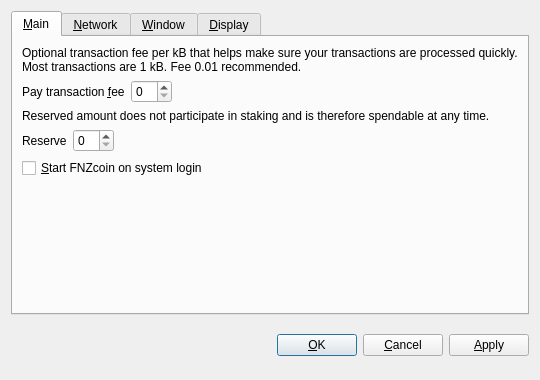
<?xml version="1.0" encoding="UTF-8"?>
<ui version="4.0">
 <class>OptionsDialog</class>
 <widget class="QDialog" name="OptionsDialog">
  <property name="geometry">
   <rect>
    <x>0</x>
    <y>0</y>
    <width>540</width>
    <height>380</height>
   </rect>
  </property>
  <property name="windowTitle">
   <string>Options</string>
  </property>
  <property name="modal">
   <bool>true</bool>
  </property>
  <layout class="QVBoxLayout" name="verticalLayout">
   <item>
    <widget class="QTabWidget" name="tabWidget">
     <property name="tabPosition">
      <enum>QTabWidget::North</enum>
     </property>
     <property name="currentIndex">
      <number>0</number>
     </property>
     <widget class="QWidget" name="tabMain">
      <attribute name="title">
       <string>&amp;Main</string>
      </attribute>
      <layout class="QVBoxLayout" name="verticalLayout_Main">
       <item>
        <widget class="QLabel" name="transactionFeeInfoLabel">
         <property name="text">
          <string>Optional transaction fee per kB that helps make sure your transactions are processed quickly. Most transactions are 1 kB. Fee 0.01 recommended.</string>
         </property>
         <property name="textFormat">
          <enum>Qt::PlainText</enum>
         </property>
         <property name="wordWrap">
          <bool>true</bool>
         </property>
        </widget>
       </item>
       <item>
        <layout class="QHBoxLayout" name="horizontalLayoutFee">
         <item>
          <widget class="QLabel" name="transactionFeeLabel">
           <property name="text">
            <string>Pay transaction &amp;fee</string>
           </property>
           <property name="textFormat">
            <enum>Qt::PlainText</enum>
           </property>
           <property name="buddy">
            <cstring>transactionFee</cstring>
           </property>
          </widget>
         </item>
         <item>
          <widget class="BitcoinAmountField" name="transactionFee"/>
         </item>
         <item>
          <spacer name="horizontalSpacerFee">
           <property name="orientation">
            <enum>Qt::Horizontal</enum>
           </property>
           <property name="sizeHint" stdset="0">
            <size>
             <width>40</width>
             <height>20</height>
            </size>
           </property>
          </spacer>
         </item>
        </layout>
       </item>
       <item>
        <widget class="QLabel" name="reserveBalanceInfoLabel">
         <property name="text">
          <string>Reserved amount does not participate in staking and is therefore spendable at any time.</string>
         </property>
         <property name="textFormat">
          <enum>Qt::PlainText</enum>
         </property>
         <property name="wordWrap">
          <bool>true</bool>
         </property>
        </widget>
       </item>
       <item>
        <layout class="QHBoxLayout" name="horizontalLayoutReserveBalance">
         <item>
          <widget class="QLabel" name="reserveBalanceLabel">
           <property name="text">
            <string>Reserve</string>
           </property>
           <property name="textFormat">
            <enum>Qt::PlainText</enum>
           </property>
           <property name="buddy">
            <cstring>reserveBalance</cstring>
           </property>
          </widget>
         </item>
         <item>
          <widget class="BitcoinAmountField" name="reserveBalance"/>
         </item>
         <item>
          <spacer name="horizontalSpacerReserveBalance">
           <property name="orientation">
            <enum>Qt::Horizontal</enum>
           </property>
           <property name="sizeHint" stdset="0">
            <size>
             <width>40</width>
             <height>20</height>
            </size>
           </property>
          </spacer>
         </item>
        </layout>
       </item>
       <item>
        <widget class="QCheckBox" name="bitcoinAtStartup">
         <property name="toolTip">
          <string>Automatically start FNZcoin after logging in to the system.</string>
         </property>
         <property name="text">
          <string>&amp;Start FNZcoin on system login</string>
         </property>
        </widget>
       </item>
       <item>
        <spacer name="verticalSpacer_Main">
         <property name="orientation">
          <enum>Qt::Vertical</enum>
         </property>
         <property name="sizeHint" stdset="0">
          <size>
           <width>20</width>
           <height>40</height>
          </size>
         </property>
        </spacer>
       </item>
      </layout>
     </widget>
     <widget class="QWidget" name="tabNetwork">
      <attribute name="title">
       <string>&amp;Network</string>
      </attribute>
      <layout class="QVBoxLayout" name="verticalLayout_Network">
       <item>
        <widget class="QCheckBox" name="mapPortUpnp">
         <property name="toolTip">
          <string>Automatically open the FNZcoin client port on the router. This only works when your router supports UPnP and it is enabled.</string>
         </property>
         <property name="text">
          <string>Map port using &amp;UPnP</string>
         </property>
        </widget>
       </item>
       <item>
        <widget class="QCheckBox" name="connectSocks">
         <property name="toolTip">
          <string>Connect to the FNZcoin network through a SOCKS proxy (e.g. when connecting through Tor).</string>
         </property>
         <property name="text">
          <string>&amp;Connect through SOCKS proxy:</string>
         </property>
        </widget>
       </item>
       <item>
        <layout class="QHBoxLayout" name="horizontalLayout_Network">
         <item>
          <widget class="QLabel" name="proxyIpLabel">
           <property name="text">
            <string>Proxy &amp;IP:</string>
           </property>
           <property name="textFormat">
            <enum>Qt::PlainText</enum>
           </property>
           <property name="buddy">
            <cstring>proxyIp</cstring>
           </property>
          </widget>
         </item>
         <item>
          <widget class="QValidatedLineEdit" name="proxyIp">
           <property name="maximumSize">
            <size>
             <width>140</width>
             <height>16777215</height>
            </size>
           </property>
           <property name="toolTip">
            <string>IP address of the proxy (e.g. 127.0.0.1)</string>
           </property>
          </widget>
         </item>
         <item>
          <widget class="QLabel" name="proxyPortLabel">
           <property name="text">
            <string>&amp;Port:</string>
           </property>
           <property name="textFormat">
            <enum>Qt::PlainText</enum>
           </property>
           <property name="buddy">
            <cstring>proxyPort</cstring>
           </property>
          </widget>
         </item>
         <item>
          <widget class="QLineEdit" name="proxyPort">
           <property name="maximumSize">
            <size>
             <width>55</width>
             <height>16777215</height>
            </size>
           </property>
           <property name="toolTip">
            <string>Port of the proxy (e.g. 9050)</string>
           </property>
          </widget>
         </item>
         <item>
          <widget class="QLabel" name="socksVersionLabel">
           <property name="text">
            <string>SOCKS &amp;Version:</string>
           </property>
           <property name="textFormat">
            <enum>Qt::PlainText</enum>
           </property>
           <property name="buddy">
            <cstring>socksVersion</cstring>
           </property>
          </widget>
         </item>
         <item>
          <widget class="QValueComboBox" name="socksVersion">
           <property name="toolTip">
            <string>SOCKS version of the proxy (e.g. 5)</string>
           </property>
          </widget>
         </item>
         <item>
          <spacer name="horizontalSpacer_Network">
           <property name="orientation">
            <enum>Qt::Horizontal</enum>
           </property>
           <property name="sizeHint" stdset="0">
            <size>
             <width>40</width>
             <height>20</height>
            </size>
           </property>
          </spacer>
         </item>
        </layout>
       </item>
       <item>
        <spacer name="verticalSpacer_Network">
         <property name="orientation">
          <enum>Qt::Vertical</enum>
         </property>
         <property name="sizeHint" stdset="0">
          <size>
           <width>20</width>
           <height>40</height>
          </size>
         </property>
        </spacer>
       </item>
      </layout>
     </widget>
     <widget class="QWidget" name="tabWindow">
      <attribute name="title">
       <string>&amp;Window</string>
      </attribute>
      <layout class="QVBoxLayout" name="verticalLayout_Window">
       <item>
        <widget class="QCheckBox" name="minimizeToTray">
         <property name="toolTip">
          <string>Show only a tray icon after minimizing the window.</string>
         </property>
         <property name="text">
          <string>&amp;Minimize to the tray instead of the taskbar</string>
         </property>
        </widget>
       </item>
       <item>
        <widget class="QCheckBox" name="minimizeOnClose">
         <property name="toolTip">
          <string>Minimize instead of exit the application when the window is closed. When this option is enabled, the application will be closed only after selecting Quit in the menu.</string>
         </property>
         <property name="text">
          <string>M&amp;inimize on close</string>
         </property>
        </widget>
       </item>
       <item>
        <spacer name="verticalSpacer_Window">
         <property name="orientation">
          <enum>Qt::Vertical</enum>
         </property>
         <property name="sizeHint" stdset="0">
          <size>
           <width>20</width>
           <height>40</height>
          </size>
         </property>
        </spacer>
       </item>
      </layout>
     </widget>
     <widget class="QWidget" name="tabDisplay">
      <attribute name="title">
       <string>&amp;Display</string>
      </attribute>
      <layout class="QVBoxLayout" name="verticalLayout_Display">
       <item>
        <layout class="QHBoxLayout" name="horizontalLayout_1_Display">
         <item>
          <widget class="QLabel" name="langLabel">
           <property name="text">
            <string>User Interface &amp;language:</string>
           </property>
           <property name="textFormat">
            <enum>Qt::PlainText</enum>
           </property>
           <property name="buddy">
            <cstring>lang</cstring>
           </property>
          </widget>
         </item>
         <item>
          <widget class="QValueComboBox" name="lang">
           <property name="toolTip">
            <string>The user interface language can be set here. This setting will take effect after restarting FNZcoin.</string>
           </property>
          </widget>
         </item>
        </layout>
       </item>
       <item>
        <layout class="QHBoxLayout" name="horizontalLayout_2_Display">
         <item>
          <widget class="QLabel" name="unitLabel">
           <property name="text">
            <string>&amp;Unit to show amounts in:</string>
           </property>
           <property name="textFormat">
            <enum>Qt::PlainText</enum>
           </property>
           <property name="buddy">
            <cstring>unit</cstring>
           </property>
          </widget>
         </item>
         <item>
          <widget class="QValueComboBox" name="unit">
           <property name="toolTip">
            <string>Choose the default subdivision unit to show in the interface and when sending coins.</string>
           </property>
          </widget>
         </item>
        </layout>
       </item>
       <item>
        <widget class="QCheckBox" name="displayAddresses">
         <property name="toolTip">
          <string>Whether to show FNZcoin addresses in the transaction list or not.</string>
         </property>
         <property name="text">
          <string>&amp;Display addresses in transaction list</string>
         </property>
        </widget>
       </item>
       <item>
        <widget class="QCheckBox" name="coinControlFeatures">
         <property name="toolTip">
          <string>Whether to show coin control features or not.</string>
         </property>
         <property name="text">
          <string>Display coin &amp;control features (experts only!)</string>
         </property>
        </widget>
       </item>
       <item>
        <spacer name="verticalSpacer_Display">
         <property name="orientation">
          <enum>Qt::Vertical</enum>
         </property>
         <property name="sizeHint" stdset="0">
          <size>
           <width>20</width>
           <height>40</height>
          </size>
         </property>
        </spacer>
       </item>
      </layout>
     </widget>
    </widget>
   </item>
   <item>
    <layout class="QHBoxLayout" name="horizontalLayout_Buttons">
     <item>
      <spacer name="horizontalSpacer_1">
       <property name="orientation">
        <enum>Qt::Horizontal</enum>
       </property>
       <property name="sizeHint" stdset="0">
        <size>
         <width>40</width>
         <height>48</height>
        </size>
       </property>
      </spacer>
     </item>
     <item>
      <widget class="QLabel" name="statusLabel">
       <property name="font">
        <font>
         <weight>75</weight>
         <bold>true</bold>
        </font>
       </property>
       <property name="text">
        <string/>
       </property>
       <property name="textFormat">
        <enum>Qt::PlainText</enum>
       </property>
       <property name="wordWrap">
        <bool>true</bool>
       </property>
      </widget>
     </item>
     <item>
      <spacer name="horizontalSpacer_2">
       <property name="orientation">
        <enum>Qt::Horizontal</enum>
       </property>
       <property name="sizeHint" stdset="0">
        <size>
         <width>40</width>
         <height>48</height>
        </size>
       </property>
      </spacer>
     </item>
     <item>
      <widget class="QPushButton" name="okButton">
       <property name="text">
        <string>&amp;OK</string>
       </property>
      </widget>
     </item>
     <item>
      <widget class="QPushButton" name="cancelButton">
       <property name="text">
        <string>&amp;Cancel</string>
       </property>
       <property name="autoDefault">
        <bool>false</bool>
       </property>
      </widget>
     </item>
     <item>
      <widget class="QPushButton" name="applyButton">
       <property name="text">
        <string>&amp;Apply</string>
       </property>
       <property name="autoDefault">
        <bool>false</bool>
       </property>
      </widget>
     </item>
    </layout>
   </item>
  </layout>
 </widget>
 <customwidgets>
  <customwidget>
   <class>BitcoinAmountField</class>
   <extends>QSpinBox</extends>
   <header>bitcoinamountfield.h</header>
  </customwidget>
  <customwidget>
   <class>QValueComboBox</class>
   <extends>QComboBox</extends>
   <header>qvaluecombobox.h</header>
  </customwidget>
  <customwidget>
   <class>QValidatedLineEdit</class>
   <extends>QLineEdit</extends>
   <header>qvalidatedlineedit.h</header>
  </customwidget>
 </customwidgets>
 <resources/>
 <connections/>
</ui>
